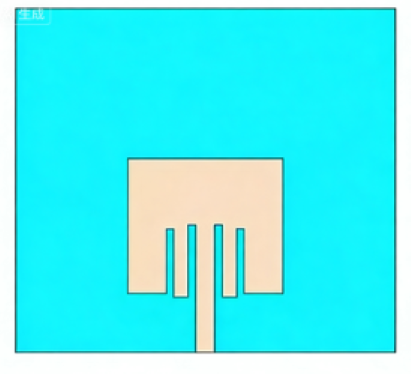
#> input picture Rebuild/test48.png, 411 x 374 px
$ python test.py   (older library calls are emulated)
#> lines starting #> are read from the running program, lines starting #| are printed output that depends on the picture; after the words box and inside, x2 and y2 are one past the last pixel; in counts of white or black regions, pixels touching at a corner belong together
### Rebuild/NewParams.py
from __future__ import annotations

import json
import shutil
import sys
import time
from pathlib import Path
from typing import Any, Dict, List, Optional, Union

import cv2
import numpy as np


PathLike = Union[str, Path]
REBUILD_DIR = Path(__file__).resolve().parent
PROJECT_ROOT = REBUILD_DIR.parent
AUTOCAD_ROOT = PROJECT_ROOT / "AutoCAD_v8.5.4"

for _path in (PROJECT_ROOT, AUTOCAD_ROOT):
    _path_str = str(_path)
    if _path.exists() and _path_str not in sys.path:
        sys.path.insert(0, _path_str)


class NewParams:
    """Image preprocessing entry for structure parameterization.

    Input:
        image_path: path to a structure image.

    Output:
        - original image
        - gray image
        - blurred image
        - edge image saved as ``*_edges.png``

    This class intentionally keeps the old public methods:
    original_img(), gray(), blurred(), edges(), edge_path().
    """

    def __init__(
            self,
            image_path: PathLike,
            save_dir: Optional[PathLike] = None,
            edge_filename: Optional[str] = None,
            canny_threshold1: int = 60,
            canny_threshold2: int = 180,
            blur_kernel_size: int = 5,
            aperture_size: int = 3,
            morph_kernel_size: int = 3,
            dilate_iterations: int = 1,
            erode_iterations: int = 0,
            edge_mode: str = "auto",
            remove_border_edges: bool = True,
            border_margin: int = 2,
            remove_large_frame_edges: bool = True,
            large_frame_span_ratio: float = 0.82,
            auto_process: bool = True,
            verbose: bool = True,
    ):
        self.image_path = Path(image_path)
        self.save_dir = Path(save_dir) if save_dir is not None else self.image_path.parent
        self.edge_filename = edge_filename or f"{self.image_path.stem}_edges.png"
        self.verbose = bool(verbose)

        self.canny_threshold1 = int(canny_threshold1)
        self.canny_threshold2 = int(canny_threshold2)
        self.blur_kernel_size = self._as_odd_kernel_size(blur_kernel_size, "blur_kernel_size")
        self.aperture_size = self._as_canny_aperture(aperture_size)
        self.morph_kernel_size = self._as_odd_kernel_size(morph_kernel_size, "morph_kernel_size")
        self.dilate_iterations = int(dilate_iterations)
        self.erode_iterations = int(erode_iterations)
        self.edge_mode = str(edge_mode).lower().strip()
        if self.edge_mode not in ("auto", "canny", "foreground_contour", "stroke_mask"):
            raise ValueError("edge_mode must be one of: 'auto', 'canny', 'foreground_contour', 'stroke_mask'.")
        self.remove_border_edges = bool(remove_border_edges)
        self.border_margin = int(border_margin)
        self.remove_large_frame_edges = bool(remove_large_frame_edges)
        self.large_frame_span_ratio = float(large_frame_span_ratio)

        self.__original_img = None
        self.__gray_img = None
        self.__blurred_img = None
        self.__edges_img = None
        self.__edge_path = None
        self.__edge_representation = "edge"

        if auto_process:
            self.process(save=True)

    def process(self, save: bool = True) -> np.ndarray:
        self._log("=" * 72)
        self._log("[NewParams] Start image preprocessing")
        self._log(f"[NewParams] image_path: {self.image_path}")
        self._log(f"[NewParams] save_dir:   {self.save_dir}")
        self._log(f"[NewParams] edge_mode:  {self.edge_mode}")

        self.__original_img = self._read_image(self.image_path)
#> in _read_image, image is the input picture: shape (374, 411, 3); mean B, G, R 241.2, 239.5, 80.1
        self._log(f"[NewParams] original image shape: {self.__original_img.shape}")

        self.__gray_img = self._to_gray(self.__original_img)
        self.__blurred_img = cv2.GaussianBlur(
            self.__gray_img,
            (self.blur_kernel_size, self.blur_kernel_size),
            0,
        )
        self.__edges_img = self._extract_edges(self.__original_img, self.__blurred_img)
        self._log(
            "[NewParams] Canny params: "
            f"thresholds=({self.canny_threshold1}, {self.canny_threshold2}), "
            f"blur={self.blur_kernel_size}, aperture={self.aperture_size}"
        )
        self._log(f"[NewParams] edge pixels: {int(np.count_nonzero(self.__edges_img))}")
        self._log(f"[NewParams] edge representation: {self.__edge_representation}")

        if save:
            self.save_edges()

        self._log("[NewParams] Preprocessing finished")
        return self.__edges_img

    def parameterize(
            self,
            save_dir: Optional[PathLike] = None,
            trace_source: str = "edges",
            **kwargs,
    ) -> "CurveParameterizer":
        """Run the VTracer-backed parameterization pipeline.

        ``NewParams`` is a preprocessing wrapper, so its default is to pass the
        extracted edge image into the parameterizer.  Use
        ``trace_source="original"`` when the filled foreground mask is the
        intended target.
        """
        if "edge_contour_tracing" not in kwargs:
            kwargs["edge_contour_tracing"] = self.__edge_representation != "stroke_mask"

        return CurveParameterizer(
            image_path=self.image_path,
            edges=self.edges(),
            original_img=self.original_img(),
            save_dir=save_dir if save_dir is not None else self.save_dir / "parameterization",
            trace_source=trace_source,
            verbose=self.verbose,
            **kwargs,
        )

    def save_edges(self, output_path: Optional[PathLike] = None) -> Path:
        if self.__edges_img is None:
            raise RuntimeError("No edge image found. Call process() before save_edges().")

        target_path = Path(output_path) if output_path is not None else self.save_dir / self.edge_filename
        target_path.parent.mkdir(parents=True, exist_ok=True)
        self._write_image(target_path, self.__edges_img)
        self.__edge_path = target_path
        self._log(f"[NewParams] edge image saved: {target_path}")
        return target_path

    def original_img(self) -> np.ndarray:
        return self._require_image(self.__original_img, "original image")

    def gray(self) -> np.ndarray:
        return self._require_image(self.__gray_img, "gray image")

    def blurred(self) -> np.ndarray:
        return self._require_image(self.__blurred_img, "blurred image")

    def edges(self) -> np.ndarray:
        return self._require_image(self.__edges_img, "edge image")

    def edge_path(self) -> Optional[Path]:
        return self.__edge_path

    def edge_representation(self) -> str:
        return self.__edge_representation

    def _extract_edges(self, original_img: np.ndarray, blurred_img: np.ndarray) -> np.ndarray:
        self.__edge_representation = "edge"
        stroke_mask = None
        if self.edge_mode in ("auto", "stroke_mask"):
            stroke_mask = self._extract_foreground_stroke_mask(original_img)
            if self.edge_mode == "stroke_mask" and stroke_mask is not None:
                self._log("[NewParams] edge_mode=stroke_mask selected stroke_mask centerline input")
                self.__edge_representation = "stroke_mask"
                return stroke_mask
            if self.edge_mode == "stroke_mask":
                self._log("[NewParams] edge_mode=stroke_mask failed; falling back to edge extraction")
            if self.edge_mode == "auto" and stroke_mask is not None and self._image_looks_normalized_grayscale(original_img):
                self._log("[NewParams] edge_mode=auto selected stroke_mask centerline input")
                self.__edge_representation = "stroke_mask"
                return stroke_mask

        contour_edges = None
        if self.edge_mode in ("auto", "foreground_contour"):
            contour_edges = self._extract_foreground_contour_edges(original_img)
            if self.edge_mode == "foreground_contour" and contour_edges is not None:
                return contour_edges

        edges = cv2.Canny(
            blurred_img,
            self.canny_threshold1,
            self.canny_threshold2,
            apertureSize=self.aperture_size,
        )

        if self.morph_kernel_size > 1 and (self.dilate_iterations > 0 or self.erode_iterations > 0):
            kernel = cv2.getStructuringElement(
                cv2.MORPH_RECT,
                (self.morph_kernel_size, self.morph_kernel_size),
            )
            if self.dilate_iterations > 0:
                edges = cv2.dilate(edges, kernel, iterations=self.dilate_iterations)
            if self.erode_iterations > 0:
                edges = cv2.erode(edges, kernel, iterations=self.erode_iterations)

        if self.remove_border_edges or self.remove_large_frame_edges:
            edges = self._remove_border_or_frame_components(
                edges,
                margin=self.border_margin if self.remove_border_edges else 0,
                frame_span_ratio=self.large_frame_span_ratio if self.remove_large_frame_edges else 1.1,
            )

        if contour_edges is not None and self._foreground_contour_edges_look_valid(contour_edges, edges):
            self._log("[NewParams] edge_mode=auto selected foreground_contour edges")
            return contour_edges

        return edges

    def _log(self, msg: str) -> None:
        if self.verbose:
            print(msg)

    @staticmethod
    def _to_gray(image: np.ndarray) -> np.ndarray:
        gray = cv2.cvtColor(image, cv2.COLOR_BGR2GRAY)
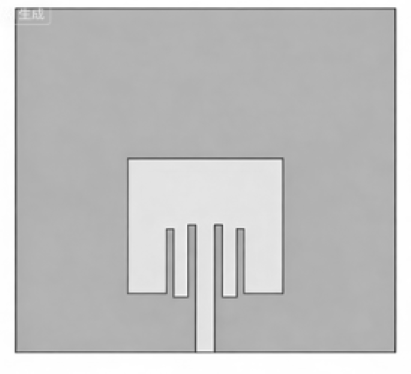
#> gray: shape (374, 411); min 59, max 255, mean 192.1
        return cv2.normalize(gray, None, 0, 255, cv2.NORM_MINMAX, dtype=cv2.CV_8U)
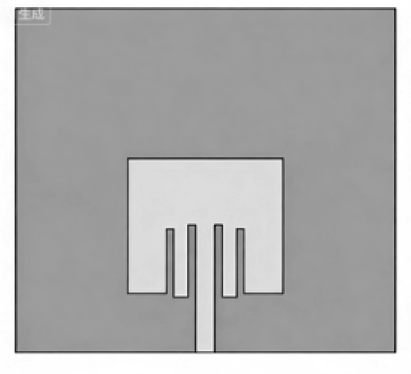
#> returned value: shape (374, 411); min 0, max 255, mean 173.2

    @staticmethod
    def _read_image(path: Path) -> np.ndarray:
        if not path.exists():
            raise FileNotFoundError(f"Image file does not exist: {path}")

        data = np.fromfile(str(path), dtype=np.uint8)
        image = cv2.imdecode(data, cv2.IMREAD_COLOR)
        if image is None:
            raise ValueError(f"Failed to read image: {path}")
        return image

    @staticmethod
    def _write_image(path: Path, image: np.ndarray) -> None:
        suffix = path.suffix or ".png"
        ok, encoded = cv2.imencode(suffix, image)
        if not ok:
            raise ValueError(f"Failed to encode image as {suffix}: {path}")
        encoded.tofile(str(path))

    @staticmethod
    def _remove_border_or_frame_components(edges: np.ndarray, margin: int, frame_span_ratio: float) -> np.ndarray:
        margin = max(0, int(margin))
        frame_span_ratio = float(frame_span_ratio)
        binary = (edges > 0).astype(np.uint8)
        n_labels, labels, stats, _centroids = cv2.connectedComponentsWithStats(binary, connectivity=8)
        if n_labels <= 1:
            return edges

        h, w = edges.shape[:2]
        border_mask = np.zeros_like(binary, dtype=bool)
        if margin > 0:
            border_mask[:margin, :] = True
            border_mask[max(0, h - margin):, :] = True
            border_mask[:, :margin] = True
            border_mask[:, max(0, w - margin):] = True

        remove_labels = set(int(v) for v in np.unique(labels[border_mask]) if int(v) != 0)
        frame_labels: List[int] = []
        if frame_span_ratio < 1.0:
            for label in range(1, n_labels):
                bw = int(stats[label, cv2.CC_STAT_WIDTH])
                bh = int(stats[label, cv2.CC_STAT_HEIGHT])
                if bw >= frame_span_ratio * w and bh >= frame_span_ratio * h:
                    frame_labels.append(label)
        if not remove_labels and not frame_labels:
            return edges

        out = edges.copy()
        for label in remove_labels:
            out[labels == label] = 0
        for label in frame_labels:
            x = int(stats[label, cv2.CC_STAT_LEFT])
            y = int(stats[label, cv2.CC_STAT_TOP])
            bw = int(stats[label, cv2.CC_STAT_WIDTH])
            bh = int(stats[label, cv2.CC_STAT_HEIGHT])
            x2 = min(w, x + bw)
            y2 = min(h, y + bh)
            pad = max(6, margin * 3)
            label_mask = labels == label
            frame_mask = np.zeros_like(label_mask, dtype=bool)
            frame_mask[y:min(h, y + pad), x:x2] = True
            frame_mask[max(0, y2 - pad):y2, x:x2] = True
            frame_mask[y:y2, x:min(w, x + pad)] = True
            frame_mask[y:y2, max(0, x2 - pad):x2] = True
            out[label_mask & frame_mask] = 0
        return out

    @staticmethod
    def _extract_foreground_contour_edges(image: np.ndarray) -> Optional[np.ndarray]:
        hsv = cv2.cvtColor(image, cv2.COLOR_BGR2HSV)
        b, g, r = cv2.split(image)

        warm_hue = (hsv[:, :, 0] <= 45) | (hsv[:, :, 0] >= 170)
        bright = hsv[:, :, 2] >= 120
        not_too_saturated = hsv[:, :, 1] <= 170
        red_dominant = r.astype(np.int16) >= b.astype(np.int16) + 18
        mask = (warm_hue & bright & not_too_saturated & red_dominant).astype(np.uint8) * 255

        kernel = cv2.getStructuringElement(cv2.MORPH_RECT, (3, 3))
        mask = cv2.morphologyEx(mask, cv2.MORPH_CLOSE, kernel, iterations=2)
        mask = cv2.morphologyEx(mask, cv2.MORPH_OPEN, kernel, iterations=1)

        h, w = mask.shape[:2]
        n_labels, labels, stats, _centroids = cv2.connectedComponentsWithStats((mask > 0).astype(np.uint8), 8)
        cleaned = np.zeros_like(mask)
        min_area = max(80, int(0.002 * h * w))
        for label in range(1, n_labels):
            x = int(stats[label, cv2.CC_STAT_LEFT])
            y = int(stats[label, cv2.CC_STAT_TOP])
            bw = int(stats[label, cv2.CC_STAT_WIDTH])
            bh = int(stats[label, cv2.CC_STAT_HEIGHT])
            area = int(stats[label, cv2.CC_STAT_AREA])
            if area < min_area:
                continue
            if x <= 2 or y <= 2 or x + bw >= w - 2 or y + bh >= h - 2:
                continue
            cleaned[labels == label] = 255

        fg_ratio = float(np.count_nonzero(cleaned)) / float(max(1, h * w))
        if fg_ratio < 0.004 or fg_ratio > 0.55:
            return None

        contours, _hierarchy = cv2.findContours(cleaned, cv2.RETR_TREE, cv2.CHAIN_APPROX_NONE)
        contours = [c for c in contours if len(c) >= 8 and abs(cv2.contourArea(c)) >= min_area * 0.2]
        if not contours:
            return None
        edges = np.zeros_like(mask)
        cv2.drawContours(edges, contours, -1, 255, 1)
        return edges

    @staticmethod
    def _foreground_contour_edges_look_valid(contour_edges: np.ndarray, canny_edges: np.ndarray) -> bool:
        contour_pixels = int(np.count_nonzero(contour_edges))
        canny_pixels = int(np.count_nonzero(canny_edges))
        if contour_pixels < 80:
            return False
        if canny_pixels <= 0:
            return True
        ratio = contour_pixels / float(max(1, canny_pixels))
        return 0.04 <= ratio <= 1.2

    # [11 lines left out: function _image_looks_normalized_grayscale, not called in this run]

    @staticmethod
    def _extract_foreground_stroke_mask(image: np.ndarray) -> Optional[np.ndarray]:
        gray = cv2.cvtColor(image, cv2.COLOR_BGR2GRAY)
        mask = (gray < 245).astype(np.uint8) * 255
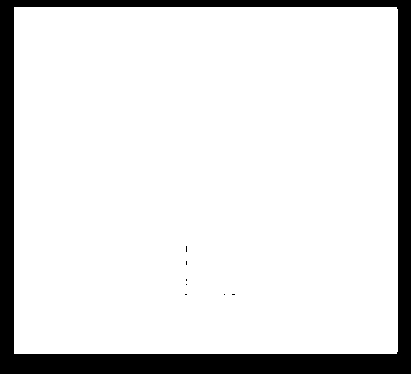
#> mask: shape (374, 411); 86.7% white; 8 black regions (7 under 20 px), largest, box (x1, y1, x2, y2) and area: (0, 0, 411, 374) 20470
        h, w = mask.shape[:2]

        kernel = cv2.getStructuringElement(cv2.MORPH_RECT, (3, 3))
        mask = cv2.morphologyEx(mask, cv2.MORPH_CLOSE, kernel, iterations=1)
#> mask: shape (374, 411); 86.7% white; 1 black region, box (x1, y1, x2, y2) and area: (0, 0, 411, 374) 20470

        n_labels, labels, stats, _centroids = cv2.connectedComponentsWithStats((mask > 0).astype(np.uint8), 8)
#> n_labels = 2; stats = [[0, 0, 411, 374, 20470], [14, 7, 384, 347, 133244]]
        if n_labels <= 1:
            return None

        cleaned = mask.copy()
        for label in range(1, n_labels):
            x = int(stats[label, cv2.CC_STAT_LEFT])
            y = int(stats[label, cv2.CC_STAT_TOP])
            bw = int(stats[label, cv2.CC_STAT_WIDTH])
            bh = int(stats[label, cv2.CC_STAT_HEIGHT])
            if bw >= 0.75 * w and bh >= 0.75 * h:
                pad = max(6, int(round(min(w, h) * 0.01)))
                label_mask = labels == label
                frame_mask = np.zeros_like(label_mask, dtype=bool)
                x2 = min(w, x + bw)
                y2 = min(h, y + bh)
                frame_mask[y:min(h, y + pad), x:x2] = True
                frame_mask[max(0, y2 - pad):y2, x:x2] = True
                frame_mask[y:y2, x:min(w, x + pad)] = True
                frame_mask[y:y2, max(0, x2 - pad):x2] = True
                cleaned[label_mask & frame_mask] = 0
#> this loop made 1 pass
#> (x, y, bw, bh, x2, y2) on pass 1: (14, 7, 384, 347, 398, 354)
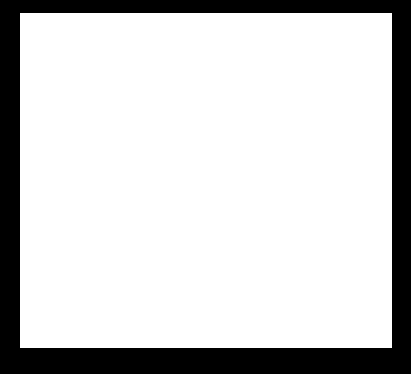
#> cleaned: shape (374, 411); 81.1% white; 1 black region, box (x1, y1, x2, y2) and area: (0, 0, 411, 374) 29094
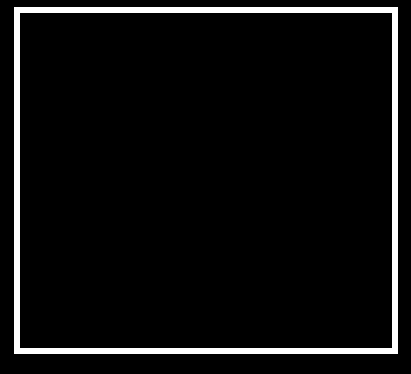
#> frame_mask: shape (374, 411) bool; 5.6% white; 1 white region, box (x1, y1, x2, y2) and area: (14, 7, 398, 354) 8628

        n_labels, labels, stats, _centroids = cv2.connectedComponentsWithStats((cleaned > 0).astype(np.uint8), 8)
#> stats = [[0, 0, 411, 374, 29094], [20, 13, 372, 335, 124620]]
#> (the rest of the program and of its run is left out)
